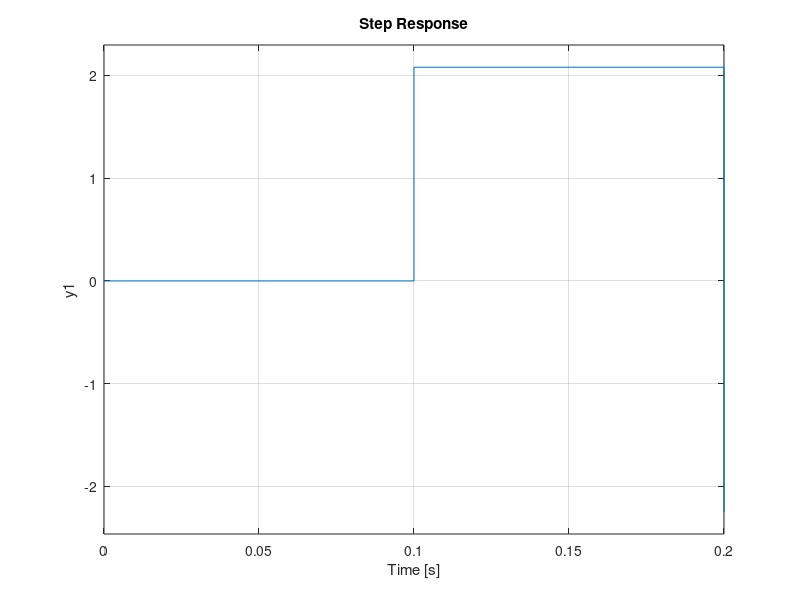

Source code (MATLAB):
%% First Part
y_1a = tf ([2.255 2.255],[1 -1.56 4.815],0.1)

step(y_1a)
    
%% -
y_2a=tf ([2.08 0],[1 0 3.255],0.1)

step(y_2a)

%% Second Part
y_1b = tf ([2.225 2.225 0],[1 1.08 -0.905 -1.175] ,0.1)

step(y_1b)

%% -
y_2b = tf ([2.08 0],[1 2.08 1.175],0.1)

step(y_2b)